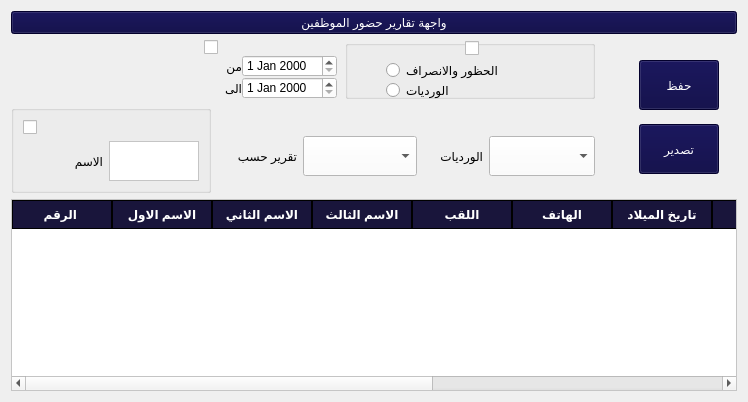
             <widget class="QWidget" name="tab_2">
              <attribute name="title">
               <string>تقارير الحضور</string>
              </attribute>
              <layout class="QGridLayout" name="gridLayout_11">
               <item row="0" column="1">
                <layout class="QVBoxLayout" name="verticalLayout_5" stretch="60">
                 <item>
                  <layout class="QGridLayout" name="gridLayout_10">
                   <item row="1" column="0">
                    <widget class="QTableWidget" name="tblTeachers_3">
                     <property name="styleSheet">
                      <string notr="true">QTableWidget {
    background-color: #FFFFFF;
    alternate-background-color:rgb(0, 0, 0);
    font: 9pt &quot;PT Bold Heading&quot;;
    font-weight: bold;
 color:rgb(0, 0, 0)
}

QHeaderView::section {
    background-color:rgb(25, 21, 59);
    border: 1px solid rgb(0, 0, 0);
    font-weight: bold;
    padding: 4px;
    text-align: center;
	font: 10pt &quot;PT Bold Heading&quot;;
	color:rgb(255, 255, 255)
}

QTableWidget::item:selected {
    background-color:rgb(25, 21, 65);
    color:rgb(255, 255, 255);
}</string>
                     </property>
                     <column>
                      <property name="text">
                       <string>الرقم </string>
                      </property>
                     </column>
                     <column>
                      <property name="text">
                       <string>الاسم الاول</string>
                      </property>
                     </column>
                     <column>
                      <property name="text">
                       <string>الاسم الثاني</string>
                      </property>
                     </column>
                     <column>
                      <property name="text">
                       <string>الاسم الثالث</string>
                      </property>
                     </column>
                     <column>
                      <property name="text">
                       <string>اللقب</string>
                      </property>
                     </column>
                     <column>
                      <property name="text">
                       <string>الهاتف</string>
                      </property>
                     </column>
                     <column>
                      <property name="text">
                       <string>تاريخ الميلاد</string>
                      </property>
                     </column>
                     <column>
                      <property name="text">
                       <string>التخصص</string>
                      </property>
                     </column>
                     <column>
                      <property name="text">
                       <string>المهمة</string>
                      </property>
                     </column>
                     <column>
                      <property name="text">
                       <string>الحالة</string>
                      </property>
                     </column>
                     <column>
                      <property name="text">
                       <string>البصمة</string>
                      </property>
                     </column>
                     <column>
                      <property name="text">
                       <string>العمليات</string>
                      </property>
                     </column>
                    </widget>
                   </item>
                   <item row="0" column="0">
                    <layout class="QVBoxLayout" name="verticalLayout_4" stretch="5,30">
                     <item>
                      <layout class="QGridLayout" name="gridLayout_4">
                       <item row="0" column="1">
                        <widget class="QPushButton" name="pushButton_272">
                         <property name="styleSheet">
                          <string notr="true">background-color:rgb(4, 0, 62);
color:rgb(255, 255, 255);
font: 15pt &quot;PT Bold Heading&quot;;</string>
                         </property>
                         <property name="text">
                          <string>واجهة تقارير حضور الموظفين</string>
                         </property>
                        </widget>
                       </item>
                      </layout>
                     </item>
                     <item>
                      <layout class="QHBoxLayout" name="horizontalLayout_48">
                       <item>
                        <layout class="QVBoxLayout" name="verticalLayout_12" stretch="50,50">
                         <item>
                          <layout class="QGridLayout" name="gridLayout_47">
                           <item row="0" column="1">
                            <layout class="QGridLayout" name="gridLayout_48">
                             <property name="horizontalSpacing">
                              <number>13</number>
                             </property>
                             <item row="0" column="0">
                              <widget class="QGroupBox" name="groupBox_19">
                               <property name="maximumSize">
                                <size>
                                 <width>250</width>
                                 <height>100</height>
                                </size>
                               </property>
                               <property name="title">
                                <string/>
                               </property>
                               <widget class="QRadioButton" name="radioButton_12">
                                <property name="geometry">
                                 <rect>
                                  <x>41</x>
                                  <y>20</y>
                                  <width>131</width>
                                  <height>20</height>
                                 </rect>
                                </property>
                                <property name="text">
                                 <string>الحظور والانصراف</string>
                                </property>
                               </widget>
                               <widget class="QRadioButton" name="radioButton_13">
                                <property name="geometry">
                                 <rect>
                                  <x>41</x>
                                  <y>40</y>
                                  <width>131</width>
                                  <height>20</height>
                                 </rect>
                                </property>
                                <property name="text">
                                 <string>الورديات</string>
                                </property>
                               </widget>
                               <widget class="QCheckBox" name="checkBox_13">
                                <property name="geometry">
                                 <rect>
                                  <x>120</x>
                                  <y>0</y>
                                  <width>70</width>
                                  <height>17</height>
                                 </rect>
                                </property>
                                <property name="text">
                                 <string/>
                                </property>
                               </widget>
                              </widget>
                             </item>
                            </layout>
                           </item>
                           <item row="0" column="0">
                            <layout class="QVBoxLayout" name="verticalLayout_35">
                             <property name="spacing">
                              <number>0</number>
                             </property>
                             <property name="leftMargin">
                              <number>193</number>
                             </property>
                             <property name="topMargin">
                              <number>0</number>
                             </property>
                             <property name="rightMargin">
                              <number>1</number>
                             </property>
                             <property name="bottomMargin">
                              <number>0</number>
                             </property>
                             <item>
                              <layout class="QGridLayout" name="gridLayout_59">
                               <property name="topMargin">
                                <number>0</number>
                               </property>
                               <property name="rightMargin">
                                <number>1</number>
                               </property>
                               <item row="0" column="0">
                                <widget class="QCheckBox" name="checkBox_14">
                                 <property name="text">
                                  <string/>
                                 </property>
                                </widget>
                               </item>
                               <item row="1" column="0">
                                <layout class="QVBoxLayout" name="verticalLayout_36">
                                 <item>
                                  <layout class="QHBoxLayout" name="horizontalLayout_65">
                                   <item>
                                    <widget class="QLabel" name="label_27">
                                     <property name="maximumSize">
                                      <size>
                                       <width>50</width>
                                       <height>40</height>
                                      </size>
                                     </property>
                                     <property name="text">
                                      <string>من </string>
                                     </property>
                                    </widget>
                                   </item>
                                   <item>
                                    <widget class="QDateEdit" name="dateEdit_9">
                                     <property name="maximumSize">
                                      <size>
                                       <width>150</width>
                                       <height>40</height>
                                      </size>
                                     </property>
                                     <property name="styleSheet">
                                      <string notr="true">background-color:rgb(255, 255, 255);
color:rgb(0, 0, 0);
font: 10pt &quot;PT Bold Heading&quot;;</string>
                                     </property>
                                    </widget>
                                   </item>
                                  </layout>
                                 </item>
                                 <item>
                                  <layout class="QHBoxLayout" name="horizontalLayout_66">
                                   <item>
                                    <widget class="QLabel" name="label_28">
                                     <property name="maximumSize">
                                      <size>
                                       <width>50</width>
                                       <height>40</height>
                                      </size>
                                     </property>
                                     <property name="text">
                                      <string>الى</string>
                                     </property>
                                    </widget>
                                   </item>
                                   <item>
                                    <widget class="QDateEdit" name="dateEdit_10">
                                     <property name="maximumSize">
                                      <size>
                                       <width>150</width>
                                       <height>40</height>
                                      </size>
                                     </property>
                                     <property name="styleSheet">
                                      <string notr="true">background-color:rgb(255, 255, 255);
color:rgb(0, 0, 0);
font: 10pt &quot;PT Bold Heading&quot;;</string>
                                     </property>
                                    </widget>
                                   </item>
                                  </layout>
                                 </item>
                                </layout>
                               </item>
                              </layout>
                             </item>
                            </layout>
                           </item>
                          </layout>
                         </item>
                         <item>
                          <layout class="QHBoxLayout" name="horizontalLayout_67" stretch="35,35,30">
                           <item>
                            <layout class="QGridLayout" name="gridLayout_60">
                             <item row="0" column="0">
                              <widget class="QGroupBox" name="groupBox_20">
                               <property name="title">
                                <string/>
                               </property>
                               <layout class="QGridLayout" name="gridLayout_61">
                                <item row="0" column="0">
                                 <layout class="QVBoxLayout" name="verticalLayout_37" stretch="70,30">
                                  <item>
                                   <widget class="QCheckBox" name="checkBox_15">
                                    <property name="text">
                                     <string/>
                                    </property>
                                   </widget>
                                  </item>
                                  <item>
                                   <layout class="QHBoxLayout" name="horizontalLayout_68" stretch="50,50">
                                    <item>
                                     <widget class="QLabel" name="label_37">
                                      <property name="maximumSize">
                                       <size>
                                        <width>80</width>
                                        <height>40</height>
                                       </size>
                                      </property>
                                      <property name="text">
                                       <string>الاسم</string>
                                      </property>
                                     </widget>
                                    </item>
                                    <item>
                                     <widget class="QTextEdit" name="textEdit_11">
                                      <property name="maximumSize">
                                       <size>
                                        <width>250</width>
                                        <height>40</height>
                                       </size>
                                      </property>
                                      <property name="styleSheet">
                                       <string notr="true">background-color:rgb(255, 255, 255);
color:rgb(0, 0, 0);
font: 10pt &quot;PT Bold Heading&quot;;</string>
                                      </property>
                                     </widget>
                                    </item>
                                   </layout>
                                  </item>
                                 </layout>
                                </item>
                               </layout>
                              </widget>
                             </item>
                            </layout>
                           </item>
                           <item>
                            <layout class="QHBoxLayout" name="horizontalLayout_69" stretch="0,0">
                             <property name="topMargin">
                              <number>15</number>
                             </property>
                             <property name="rightMargin">
                              <number>0</number>
                             </property>
                             <property name="bottomMargin">
                              <number>0</number>
                             </property>
                             <item>
                              <widget class="QLabel" name="label_38">
                               <property name="maximumSize">
                                <size>
                                 <width>80</width>
                                 <height>40</height>
                                </size>
                               </property>
                               <property name="text">
                                <string>تقرير حسب </string>
                               </property>
                              </widget>
                             </item>
                             <item>
                              <widget class="QComboBox" name="comboBox_22">
                               <property name="maximumSize">
                                <size>
                                 <width>200</width>
                                 <height>40</height>
                                </size>
                               </property>
                               <property name="styleSheet">
                                <string notr="true">background-color:rgb(255, 255, 255);
color:rgb(0, 0, 0);
font: 10pt &quot;PT Bold Heading&quot;;</string>
                               </property>
                              </widget>
                             </item>
                            </layout>
                           </item>
                           <item>
                            <layout class="QHBoxLayout" name="horizontalLayout_70">
                             <property name="topMargin">
                              <number>15</number>
                             </property>
                             <item>
                              <widget class="QLabel" name="label_39">
                               <property name="maximumSize">
                                <size>
                                 <width>60</width>
                                 <height>40</height>
                                </size>
                               </property>
                               <property name="text">
                                <string>الورديات</string>
                               </property>
                              </widget>
                             </item>
                             <item>
                              <widget class="QComboBox" name="comboBox_23">
                               <property name="maximumSize">
                                <size>
                                 <width>200</width>
                                 <height>40</height>
                                </size>
                               </property>
                               <property name="styleSheet">
                                <string notr="true">background-color:rgb(255, 255, 255);
color:rgb(0, 0, 0);
font: 10pt &quot;PT Bold Heading&quot;;</string>
                               </property>
                              </widget>
                             </item>
                            </layout>
                           </item>
                          </layout>
                         </item>
                        </layout>
                       </item>
                       <item>
                        <layout class="QVBoxLayout" name="verticalLayout_34">
                         <property name="leftMargin">
                          <number>38</number>
                         </property>
                         <property name="topMargin">
                          <number>12</number>
                         </property>
                         <property name="rightMargin">
                          <number>18</number>
                         </property>
                         <property name="bottomMargin">
                          <number>11</number>
                         </property>
                         <item>
                          <widget class="QPushButton" name="pushButton_231">
                           <property name="maximumSize">
                            <size>
                             <width>120</width>
                             <height>50</height>
                            </size>
                           </property>
                           <property name="layoutDirection">
                            <enum>Qt::LeftToRight</enum>
                           </property>
                           <property name="styleSheet">
                            <string notr="true">background-color:rgb(4, 0, 62);
color:rgb(255, 255, 255);
font: 15pt &quot;PT Bold Heading&quot;;</string>
                           </property>
                           <property name="text">
                            <string>حفظ</string>
                           </property>
                           <property name="icon">
                            <iconset>
                             <normaloff>../.designer/.designer/icons/add-to-28.svg</normaloff>../.designer/.designer/icons/add-to-28.svg</iconset>
                           </property>
                           <property name="iconSize">
                            <size>
                             <width>30</width>
                             <height>30</height>
                            </size>
                           </property>
                          </widget>
                         </item>
                         <item>
                          <widget class="QPushButton" name="pushButton_232">
                           <property name="maximumSize">
                            <size>
                             <width>120</width>
                             <height>50</height>
                            </size>
                           </property>
                           <property name="layoutDirection">
                            <enum>Qt::LeftToRight</enum>
                           </property>
                           <property name="styleSheet">
                            <string notr="true">background-color:rgb(4, 0, 62);
color:rgb(255, 255, 255);
font: 15pt &quot;PT Bold Heading&quot;;</string>
                           </property>
                           <property name="text">
                            <string>تصدير</string>
                           </property>
                           <property name="icon">
                            <iconset>
                             <normaloff>../.designer/.designer/icons/add-to-28.svg</normaloff>../.designer/.designer/icons/add-to-28.svg</iconset>
                           </property>
                           <property name="iconSize">
                            <size>
                             <width>30</width>
                             <height>30</height>
                            </size>
                           </property>
                          </widget>
                         </item>
                        </layout>
                       </item>
                      </layout>
                     </item>
                    </layout>
                   </item>
                  </layout>
                 </item>
                </layout>
               </item>
               <item row="0" column="0">
                <layout class="QGridLayout" name="gridLayout_9"/>
               </item>
              </layout>
             </widget>
